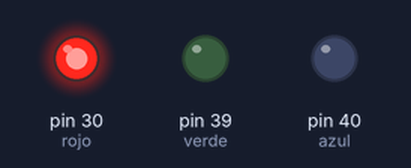
A sketch run on a simulated Arduino Mega 2560, built with avr-gcc and run on an emulated ATmega2560. On the bench: output pins drawn as LEDs (lit = HIGH).

Above: at 0.7 s.
At 3.7 s:
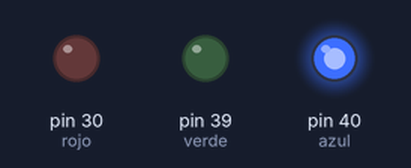
At 5.2 s:
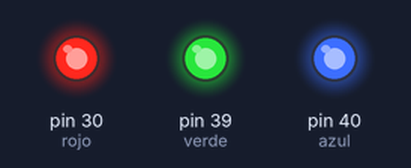
At 8.2 s:
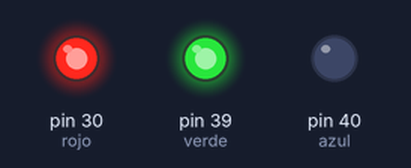
At 11.2 s:
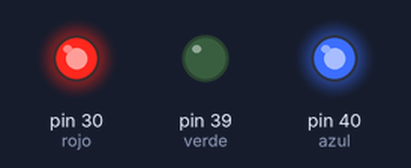
At 17.2 s:
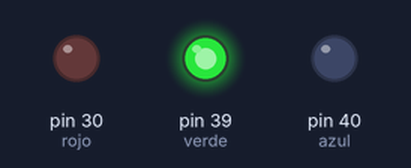
Timing chart, 0 to 20.7 s (numbered marks = the images above):
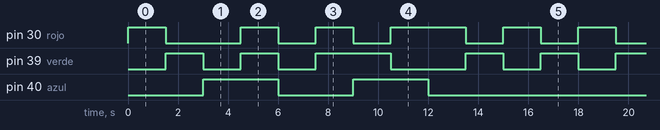

Measured:
- by itself, pin 30 (rojo): repeats every 18.0 s: LOW 3.0 s, 2 × (HIGH 1.5 s, LOW 1.5 s), HIGH 3.0 s, 2 × (LOW 1.5 s, HIGH 1.5 s)
- by itself, pin 39 (verde): repeats every 18.0 s: LOW 1.5 s, HIGH 1.5 s, LOW 1.5 s, HIGH 3.0 s, LOW 3.0 s, 2 × (HIGH 1.5 s, LOW 1.5 s), HIGH 1.5 s
- by itself, pin 40 (azul): LOW → HIGH at 3.0 s, → LOW 3.0 s later, → HIGH 3.0 s later, → LOW 3.0 s later, … (9 changes in this stretch)

The sketch:

docecolores.ino
```cpp
int rojo = 30;
int verde = 39;
int azul = 40;
int rojos[12] =  {225,  0,  0,225,0,225,  0,225,225,100,225,100};
int verdes[12] = {  0,225,  0,225,0,225,225,  0, 50,225,100,225};
int azules[12] = {  0,  0,225,225,0,  0,225,225, 50,100,  0,  0};

void setup(){
  pinMode(rojo, OUTPUT);
  pinMode(verde, OUTPUT);
  pinMode(azul, OUTPUT);
}

void loop(){
  for(int n = 0; n < 12; n++){
    analogWrite(rojo, rojos[n]);
    analogWrite(verde, verdes[n]);
    analogWrite(azul, azules[n]);
    delay(1500);
  }
}
```
